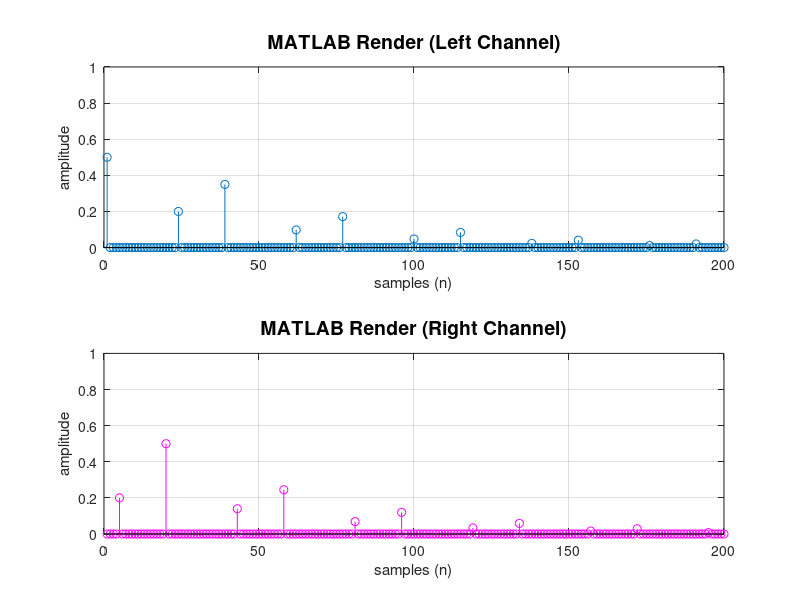

Write MATLAB code to recreate this figure. (Note: this script raises an error after producing the figure.)
clear; close all; clc;

%% ping pong delay prototype

Fs = 48000; % sampling rate

N = 200; % simulation length in samples
x = zeros(N,2); % Initialise input stereo array
x(1,1) = 1; % Left channel impulse function
x(5,2) = 0.4; % Right channel impulse function (delayed and attenuated)

% delay coefficients
dryWet = 0.5; % dry value, wet value = 1 - dryWet
feedback = 0.7; % feedback value
samples = Fs * 10;

% output vectors
leftOutput = zeros(samples, 1); % left channel out
rightOutput = zeros(samples, 1); % right channel out

%delay lines
bufferSize = Fs * 3; % buffer length in samples
bufferLeft = zeros(bufferSize, 1); % left delay line
bufferRight = zeros(bufferSize, 1); % right delay line

% %Tempo-Sync
% beatsPerMinute = 120;
% beatsPerSecond = beatsPerMinute/60;

% %find seconds per beat by taking the inverse
% secondsPerBeat = 1/beatsPerSecond;
% noteLength = 1; %0.5 = 1/8th, 0.75 = dotted 1/8th, 1 = 1/4, 2 = 1/2 
% delayInSamples = fix(noteLength * secondsPerBeat * Fs);

% read write pointers
delayInSeconds = 1;
delayInSamples = 20; %delayInSeconds * Fs;
delayReadIndex = 1; %read head (index to read from buffers)
delayWriteIndex = delayInSamples; %write head (index to write to buffers)


%% in the loop

for n = 1:N 
    
    % read samples from input
    leftChannel = x(n,1); % current input sample (left channel)
    rightChannel = x(n,2); % current input sample (right channel)
    
    % make buffers circular
    if (delayReadIndex > bufferSize)
        delayReadIndex = delayReadIndex - bufferSize;
    end
    if (delayWriteIndex > bufferSize)
        delayWriteIndex = delayWriteIndex - bufferSize;
    end

    %get the current output of the circular buffers
    delayOutLeft = bufferLeft(delayReadIndex);
    delayOutRight = bufferRight(delayReadIndex);

    %ping pong effect
    delayInLeft = rightChannel + feedback * delayOutRight; % Left delay block input
    delayInRight = leftChannel + feedback * delayOutLeft; % Right delay block input 

    %fill buffers with delayed signal
    bufferLeft(delayWriteIndex) = delayInLeft;
    bufferRight(delayWriteIndex) = delayInRight;

    %output sample calculation
    leftChannelOut = dryWet * leftChannel + (1-dryWet) * delayOutLeft;
    rightChannelOut = dryWet * rightChannel + (1-dryWet) * delayOutRight;

    %fill output channels
    leftOutput(n) = leftChannelOut;
    rightOutput(n) = rightChannelOut;

    %increment read and write
    delayReadIndex = delayReadIndex + 1;
    delayWriteIndex = delayWriteIndex + 1;
end

%% Delay Output

subplot(211)
stem(leftOutput)
axis([0 N 0 1])
title('MATLAB Render (Left Channel)', 'Fontsize', 14)
xlabel('samples (n)')
ylabel('amplitude')
grid on
subplot(212)
stem(rightOutput, 'm')
axis([0 N 0 1])
title('MATLAB Render (Right Channel)', 'Fontsize', 14)
xlabel('samples (n)')
ylabel('amplitude')
grid on

%% Feedback Plotting (C++ Render)

% [fb1, Fs] = audioread('renderFeedbackZeroPointOne.wav'); %Feedback value = 0.1
% [fb3, Fs] = audioread('renderFeedbackZeroPointThree.wav'); %Feedback value = 0.3
% [fb5, Fs] = audioread('renderFeedbackZeroPointFive.wav'); %Feedback value = 0.5
% [fb7, Fs] = audioread('renderFeedbackZeroPointSeven.wav'); %Feedback value = 0.7
% [fb9, Fs] = audioread('renderFeedbackZeroPointNine.wav'); %Feedback value = 0.9
% 
% %plotting for left channel
% stem(fb1(:,1))
% hold on
% stem(fb3(:,1))
% stem(fb5(:,1))
% stem(fb7(:,1))
% stem(fb9(:,1))
% axis([0 1000 0 0.6])
% title('C++ Render (Leff Channel)','Fontsize', 14)
% xlabel('Samples (n)')
% ylabel('Amplitude')
% grid on
% legend('feedback = 0.1', 'feedback = 0.3', 'feedback = 0.5', 'feedback = 0.7', 'feedback = 0.9')
% 
% %plotting for right channel
% stem(fb1(:,2))
% hold on
% stem(fb3(:,2))
% stem(fb5(:,2))
% stem(fb7(:,2))
% stem(fb9(:,2))
% axis([0 1000 0 0.6])
% title('C++ Render (Right Channel)','Fontsize', 14)
% xlabel('Samples (n)')
% ylabel('Amplitude')
% grid on
% legend('feedback = 0.1', 'feedback = 0.3', 'feedback = 0.5', 'feedback = 0.7', 'feedback = 0.9')


%% Delay Time Plotting (C++ Render)

% [zeroPointOneSecDelay, Fs] = audioread('CPPDelayTimePointOneFeedbackPointFive.wav');
% [zeroPointFiveSecDelay, Fs] = audioread('CPPDelayTimePointFiveFeedbackPointFive.wav');
% [oneSecDelay, Fs] = audioread('CPPDelayTimeOneFeedbackPointFive.wav');
% [onePointFiveSecDelay, Fs] = audioread('CPPDelayTimeOnePointFiveFeedbackPointFive.wav');
% [twoSecDelay, Fs] = audioread('CPPDelayTimeTwoFeedbackPointFive.wav');

% subplot(211)
% stem(zeroPointFiveSecDelay(:,1))
% title('C++ Render (Left Channel)','Fontsize', 14)
% xlabel('Samples (n)')
% ylabel('Amplitude')
% legend('delay time = 0.5 (seconds)')
% grid on
% subplot(212)
% stem(zeroPointFiveSecDelay(:,2), 'r')
% title('C++ Render (Right Channel)','Fontsize', 14)
% xlabel('Samples (n)')
% ylabel('Amplitude')
% legend('delay time = 0.5 (seconds)')
% grid on

% subplot(211)
% stem(zeroPointOneSecDelay(:,1))
% title('C++ Render (Left Channel)','Fontsize', 14)
% xlabel('Samples (n)')
% ylabel('Amplitude')
% legend('delay time = 0.1 (seconds)')
% grid on
% subplot(212)
% stem(zeroPointOneSecDelay(:,2), 'r')
% title('C++ Render (Right Channel)','Fontsize', 14)
% xlabel('Samples (n)')
% ylabel('Amplitude')
% legend('delay time = 0.1 (seconds)')
% grid on

% subplot(211)
% stem(onePointFiveSecDelay(:,1))
% title('C++ Render (Left Channel)','Fontsize', 14)
% xlabel('Samples (n)')
% ylabel('Amplitude')
% legend('delay time = 1.5 (seconds)')
% grid on
% subplot(212)
% stem(onePointFiveSecDelay(:,2), 'r')
% title('C++ Render (Right Channel)','Fontsize', 14)
% xlabel('Samples (n)')
% ylabel('Amplitude')
% legend('delay time = 1.5 (seconds)')
% grid on

% subplot(211)
% stem(oneSecDelay(:,1))
% title('C++ Render (Left Channel)','Fontsize', 14)
% xlabel('Samples (n)')
% ylabel('Amplitude')
% legend('delay time = 1.0 (seconds)')
% grid on
% subplot(212)
% stem(oneSecDelay(:,2), 'r')
% title('C++ Render (Right Channel)','Fontsize', 14)
% xlabel('Samples (n)')
% ylabel('Amplitude')
% legend('delay time = 1.0 (seconds)')
% grid on

% subplot(211)
% stem(twoSecDelay(:,1))
% title('C++ Render (Left Channel)','Fontsize', 14)
% xlabel('Samples (n)')
% ylabel('Amplitude')
% legend('delay time = 2.0 (seconds)')
% grid on
% subplot(212)
% stem(twoSecDelay(:,2), 'r')
% title('C++ Render (Right Channel)','Fontsize', 14)
% xlabel('Samples (n)')
% ylabel('Amplitude')
% legend('delay time = 2.0 (seconds)')
% grid on
% stem(zeroPointOneSecDelay(:,1))
% hold on
% stem(zeroPointFiveSecDelay(:,1))
% stem(oneSecDelay(:,1))
% stem(onePointFiveSecDelay(:,1))
% stem(twoSecDelay(:,1))
% title('C++ Render (Left Channel)','Fontsize', 14)
% xlabel('Samples (n)')
% ylabel('Amplitude')
% legend('delay time = 0.1 (seconds)', 'delay time = 0.5 (seconds)', 'delay time = 1.0 (seconds)', 'delay time = 1.5 (seconds)', 'delay time = 2.0 (seconds)')
%  grid on

%% Tempo Synced Delay Plotting (C++ Render)

[hundredBPMnoteLengthOne, Fs] = audioread('100bpmtest_note_length_one.wav');
[hundredBPMnoteLengthPointFive, Fs] = audioread('100bpmtest_note_length_point_five.wav');
[hundredBPMnoteLengthTwo, Fs] = audioread('100bpmtest_note_length_two.wav');
[hundredTwentyBPMnoteLengthTwo, Fs] = audioread('120bpmtest_note_length_two.wav');

figure(1)
subplot(211)
stem(hundredBPMnoteLengthPointFive(:,1))
title('1/8th note delay (Right Channel)', 'Fontsize', 14)
legend('100bpm')
xlabel('samples (n)')
ylabel('amplitude')
grid on
xlim([ 0 15000 ])
subplot(212)
stem(hundredBPMnoteLengthPointFive(:,2), 'm')
title('1/8th note delay (Right Channel)', 'Fontsize', 14)
legend('100bpm')
xlabel('samples (n)')
ylabel('amplitude')
grid on
xlim([ 0 15000 ])

figure(2)
subplot(211)
stem(hundredBPMnoteLengthOne(:,1))
title('1/4 note delay (Right Channel)', 'Fontsize', 14)
legend('100bpm')
xlabel('samples (n)')
ylabel('amplitude')
grid on
xlim([ 0 30000 ])
subplot(212)
stem(hundredBPMnoteLengthOne(:,2), 'm')
title('1/4 note delay (Right Channel)', 'Fontsize', 14)
legend('100bpm')
xlabel('samples (n)')
ylabel('amplitude')
grid on
xlim([ 0 30000 ])

figure(3)
subplot(211)
stem(hundredBPMnoteLengthTwo(:,1))
title('1/2 note delay (Right Channel)', 'Fontsize', 14)
legend('100bpm')
xlabel('samples (n)')
ylabel('amplitude')
grid on
xlim([ 0 200000 ])
subplot(212)
stem(hundredBPMnoteLengthTwo(:,2), 'm')
title('1/2 note delay (Right Channel)', 'Fontsize', 14)
legend('100bpm')
xlabel('samples (n)')
ylabel('amplitude')
grid on
xlim([ 0 200000 ])

figure(4)
stem(hundredBPMnoteLengthPointFive(:,2))
hold on
stem(hundredBPMnoteLengthOne(:,2))
stem(hundredBPMnoteLengthTwo(:,2))
title('1/8th, 1/4 and 1/2 note delay 100bpm (Right Channel)', 'Fontsize', 14)
legend('1/8', '1/4', '1/2')
xlabel('samples (n)')
ylabel('amplitude')
grid on
xlim([ 0 200000 ])

figure(5)
subplot(211)
stem(hundredTwentyBPMnoteLengthTwo(:,1))
title('1/2 note delay (Right Channel)', 'Fontsize', 14)
legend('120bpm')
xlabel('samples (n)')
ylabel('amplitude')
grid on
xlim([ 0 200000 ])
subplot(212)
stem(hundredTwentyBPMnoteLengthTwo(:,2), 'm')
title('1/2 note delay (Right Channel)', 'Fontsize', 14)
legend('120bpm')
xlabel('samples (n)')
ylabel('amplitude')
grid on
xlim([ 0 200000 ])